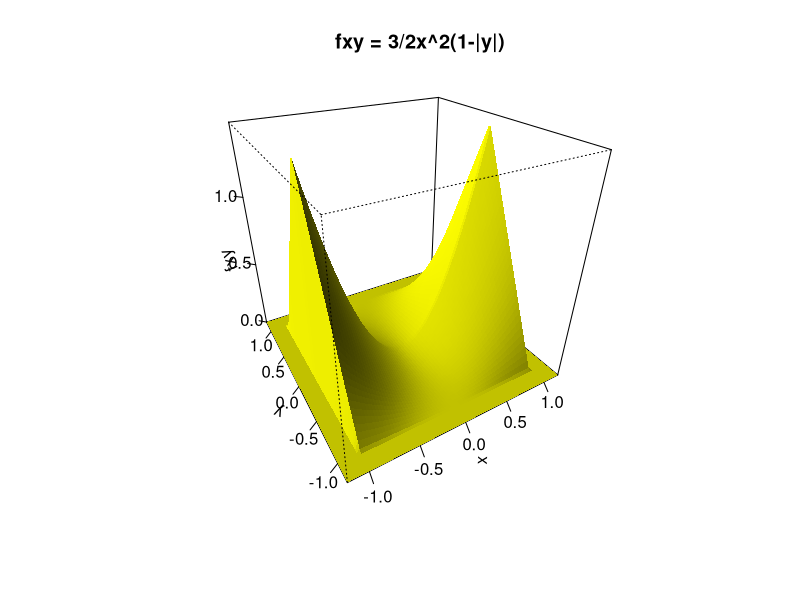

The R script that drew this image:
#Joint p.d.f. example where f(xy) = 3/2x^2(1-|y|),  -1<x<1, -1<y<1
x = seq(-1.2, 1.2, length = 80)
y = seq(-1.2, 1.2, length = 80)
n= length(x)
fxy = matrix(0, nrow = n, ncol = n)

#for (i in 1:length(x)){ for(j in 1:length(y)){ fxy[i,j] = ifelse(x[i] <=1 & y[j] <=1 & x[i] >=0 & y[j]>=0,ifelse(x[i] < y[j], 2,0), 0) } }

for (i in 1:length(x)){ for(j in 1:length(y)){ fxy[i,j] = ifelse(x[i] <=1 & y[j] <=1 & x[i] >=-1 & y[j]>=-1, 3/2*(x[i])^2*(1-abs(y[j])), 0) } }

persp(x,y,fxy, zlim = c(0,1.47), shade = 0.4, border = NA, col='yellow', theta=-30, phi=30, ticktype="detailed")
title(main='fxy = 3/2x^2(1-|y|)')